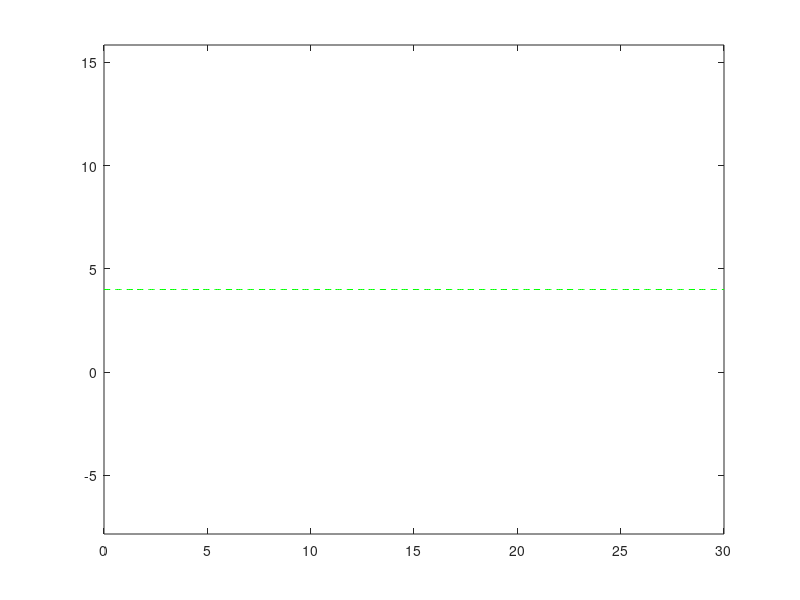

MATLAB code for this plot: (Note: this script raises an error after producing the figure.)
%SLMPC high way scenario following a high way 
clf;
clear;

%the overall delta time for each step and the obstacle constant velocity is
%0.5
Ts = 0.1; %time for each step
v_obstacle = 0.02;
counter_1 = 1; %counter for to plot the obstacle vehicle
counter_2 = 1; %the reference counter for obtaining the reference values

%the below code is to obtain a rectangle representing a car driving along a
%line
x_ob = 0.1;
y_ob = 4;
theta_ob = 0;
s_ob = 2;
% [vx, vy] = create_rectangle(x_ob,y_ob,theta_ob,s_ob);
% fill(vx, vy, [0.25,0.41,0.88])
% axis equal
% hold on

x_map = [0:0.1:30];
num = 4;
y_map = num*ones(size(x_map));
plot(x_map, y_map, 'g--')
axis equal
hold on

% while x_ob <= x_map(1,end)    
%     x_ob = x_ob + Ts*v_obstacle;
%     y_ob = 4;
%     theta_ob = 0;
%     s_ob = 2.5;
%     if mod(counter_1,3000) == 0
%         [vx, vy] = create_rectangle(x_ob,y_ob,theta_ob,s_ob);
%         fill(vx, vy, [0.25,0.41,0.88])
%         axis equal
%         hold on
%     end
%     if mod(counter_1, 3001) == 0
%         fill(vx, vy, [1,1,1])
%         axis equal
%         hold on
%         length_ob = vx(end) - vx(1);
%         width_ob = vy(end) - vy(1);
%         rectangle('position',[vx(2),vy(2),length_ob,width_ob],'EdgeColor','b','LineStyle','--');
%         hold on
%     end
%     counter_1 = counter_1 + 1; 
% end

%the specifications of the jackel robot
length_front_axle = 0.150; %this is given in meters
length_rear_axle = 0.150;  %this is given in meters
mass_jackel = 17;   %this is given as 17kg
radius_of_jackel = 0.125; %in meters
length_of_jackel = 0.51; %in meters
yaw_inertia_jackel = (1/4)*(mass_jackel)*(radius_of_jackel^2) + (1/12)*(mass_jackel)*(length_of_jackel^2);
%constraints for the Jackel
heading_max = pi/6;
heading_min = -pi/6;
a_max = 0.5;
a_min = -0.5;
x_min = -2;
x_max = 105;
y_min = -20;
y_max = 20;
eta_min = -pi;
eta_max = pi;
vel_max = 0.1;
vel_min = -0.1;

%system parameters
n_prediction = 10; %prediction window size
n_x = 4; %number of states
n_u = 2; %number of inputs
n_c = 4; %number of active constraints

x_con_max = [x_max; y_max; eta_max; vel_max];
x_con_min = [x_min; y_min; eta_min; vel_min];
u_constraint_high = [heading_max;a_max];
u_constraint_low = [heading_min;a_min];

%input constraints are shown as upper and lower matrices for the
%quadratic programming
[lb_matrix, ub_matrix] = SLMPC_functions.input_constraints(u_constraint_high,u_constraint_low,n_u,n_prediction);
%state constraints formation
[x_constraint_high, x_constraint_low] =SLMPC_functions.formulate_constraints(x_con_max,x_con_min,n_c,n_prediction); 


%initial values of the robot
x_robot = 1;
y_robot = 0;
eta_robot = 1e-3;
robot_vel = 1e-3;
x_state = [x_robot;y_robot;eta_robot;robot_vel]; %the states of the robot
u_in = [0;0]; %the input of the robot with delta and acceleration

%kinematic equations for the bicycle model of the jackel robot and assume it is
%frontal drive, eta is the inertial heading, which is the angle between the
%x-axis and the center of gravity of the robot, there is to input values, a
%and heading_ang
C_lin = eye(4);  %the output C matrix is identity
%the nonlin_eq(x,u) function giving in the form dx/dt that is the model of the  
sys.lf = length_front_axle;
sys.lr = length_rear_axle; 
model = @(x,delta,a) SLMPC_functions.nonlin_eq(x,delta,a,sys); 
Cd = C_lin;
state_matrix = [x_robot;y_robot;eta_robot;robot_vel]; %use this matrix to store each state value at each time index k


%the weighting matrices and the set up for the MPC controller 
weight_error_x = 1;
weight_error_y = 1;
weight_error_eta = 1;
weight_error_vel = 1;
weight_input_heading = 1;
weight_input_a = 1;

q_small = [weight_error_x 0 0 0; 0 weight_error_y 0 0; 0 0 weight_error_eta 0; 0 0 0 weight_error_vel];
r_small = [weight_input_heading 0; 0 weight_input_a];

state_weights = [weight_error_x weight_error_y weight_error_eta weight_error_vel];
input_weights = [weight_input_heading weight_input_a];
Q = diag(repmat(state_weights, 1, n_prediction)); 
R = diag(repmat(input_weights, 1, n_prediction));

[vx, vy] = create_rectangle(x_robot,y_robot,eta_robot,0.5);
fill(vx, vy, 'r')
axis equal
hold on
drawnow

%symbolic function used to do the derivative of the B matrix for the

%linearized model of the robot
%[df_B_1,df_B_2,df_B_3] = SLMPC_functions.linear_B_matrix();

% Setting the quadprog with 200 iterations at maximum
opts = optimoptions('quadprog', 'MaxIter', n_prediction, 'Display','off');
tic;
while x_robot*1.05 <= x_map(1,end) 
    if counter_2 == 100
        j = counter_2
    end
    %obtain the references on the path 
    [x_ref,y_ref,eta_ref,index_ref] = SLMPC_functions.obtain_reference(x_robot,y_robot,eta_robot,x_map,y_map,counter_2); %for only constant line function
    plot(x_ref,y_ref,'r*');
    axis equal
    hold on
    vel_ref = 0;
    if index_ref + n_prediction >= length(x_map)
        r_val = SLMPC_functions.arrange_ref(x_map,y_ref,eta_ref,vel_ref,length(x_map)-n_prediction,n_prediction,n_x,n_u);
    else
        r_val = SLMPC_functions.arrange_ref(x_map,y_ref,eta_ref,vel_ref,index_ref,n_prediction,n_x,n_u);
    end
    
    %r_val = [x_ref;y_ref;eta_ref;0];
    [x_state, dx_state] = SLMPC_functions.RK4(x_state,u_in,Ts,model);     % i.e. simulate one step forward with Runge-Kutta 4 order integrator
    %linearize the bicycle model
    [A_lin,B_lin,K_lin] = SLMPC_functions.linearize_model(x_state,dx_state,u_in,sys);
    A_lin = double(A_lin);
    B_lin = double(B_lin);
    K_lin = double(K_lin);
    [Ad,Bd,Kd] = SLMPC_functions.discretize(A_lin,B_lin,K_lin,Ts);
    [G, f] = SLMPC_functions.grad_n_hess(R, Q, Ad, Bd, Cd, [], Kd, r_val, n_prediction, x_state);
    [Px,Hx,Ex,V] = SLMPC_functions.state_constraints(Ad, Bd, Kd, n_prediction, n_x, n_u, x_state,n_c);
    %state constraints below are shown up as the inequality constraints for
    %the quadratic programming
    Aineq = [V*Hx;-V*Hx];
    bineq = [x_constraint_high - V*Px*x_state-V*Ex*Kd;-x_constraint_low+V*Px*x_state+V*Ex*Kd];
    u_input = quadprog(G, f, Aineq, bineq, [], [], lb_matrix, ub_matrix, [],opts);
    heading_input = u_input(1);
    a_input = u_input(2);
    
    %update of the robot state each time
    robot_vel = robot_vel + a_input*Ts;
    beta_robot = atan((length_rear_axle/(length_front_axle+length_rear_axle))*tan(heading_input));
    eta_robot = eta_robot + (robot_vel/length_rear_axle)*sin(beta_robot)*Ts;
    y_robot = y_robot + robot_vel*sin(eta_robot+beta_robot)*Ts;
    x_robot = x_robot + robot_vel*cos(eta_robot+beta_robot)*Ts;
    state_matrix = [state_matrix [x_robot;y_robot;eta_robot;robot_vel]];
    if x_robot == 0 
        x_robot = 1e-3;
    end
    if y_robot == 0 
        y_robot = 1e-3;
    end
    if eta_robot == 0 
        eta_robot = 1e-3;
    end
    if robot_vel == 0 
        robot_vel = 1e-3;
    end
    x_state = [x_robot;y_robot;eta_robot;robot_vel];
    
    if mod(counter_2,20) == 0
        [vx, vy] = create_rectangle(x_robot,y_robot,eta_robot,0.5);
        fill(vx, vy, 'r')
        axis equal
        hold on
        drawnow
    end
    counter_2 = counter_2 + 1;
    toc
end

plot(x_map, y_map, 'g--')
axis equal
hold on